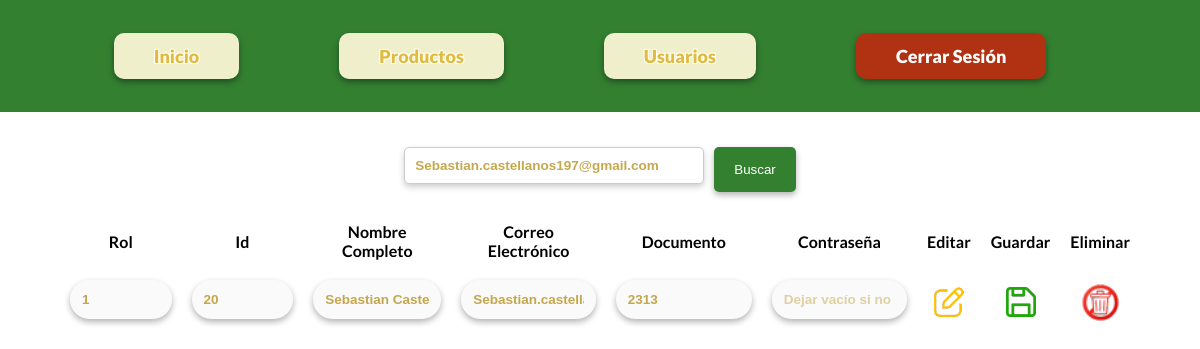
The page /crud/control_Usuarios.php?buscar=Sebastian.castellanos197@gmail.com (signed in) on the database as committed earlier.
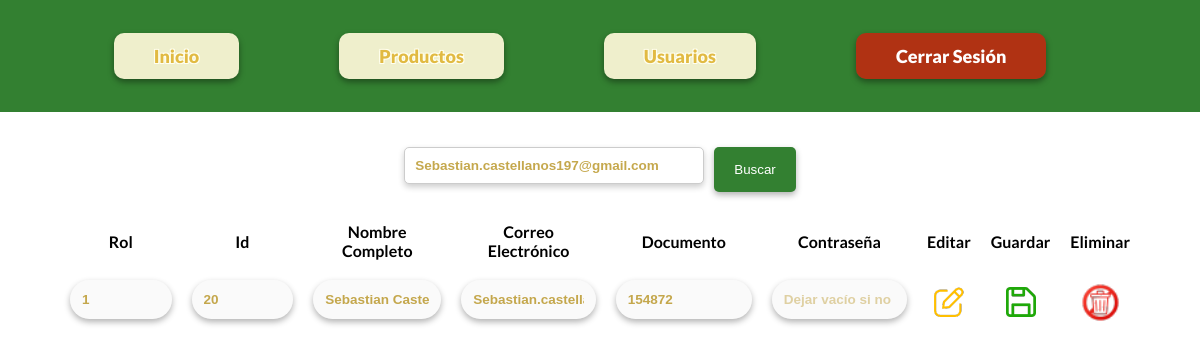
The same page on the database as committed later.
### tables this page shows
CREATE TABLE `usuarios` (
  `id` int(11) NOT NULL,
  `nombre_completo` varchar(70) NOT NULL,
  `correo_electronico` varchar(70) NOT NULL,
  `documento` int(15) NOT NULL,
  `contrasenia` varchar(255) NOT NULL,
  `id_rol` int(11) NOT NULL DEFAULT 1
);

### crud/control_Usuarios.php (the view, shortened to what this page needs)
<?php
include '../php/conexion_be.php';
$buscar = isset($_GET['buscar']) ? $_GET['buscar'] : '';
$sql = "SELECT * FROM usuarios";
if (!empty($buscar)) {
    $sql .= " WHERE correo_electronico LIKE '%$buscar%' OR documento LIKE '%$buscar%'";
}
$result = mysqli_query($conexion, $sql);
?>
<!DOCTYPE html>
<html lang="es">
    <head>
        <link rel="stylesheet" href="../css/usuarios_admin.css">
    </head>
    <header>
        <a href="admin.php">Inicio</a>
        <div class="menu">
        <a>Productos</a>
        </div>
            <a href="control_Usuarios.php">Usuarios</a>
            <a href="../php/cerrar_sesion.php" class="cerrar_sesion">Cerrar Sesión</a>
    </header>
    <body>
        <form method="GET" action="">
            <input type="text" name="buscar" placeholder="Buscar por correo o documento" value="<?php echo $buscar; ?>">
            <button type="submit" class="buscar">Buscar</button>
        </form>
        <table>
            <thead>
                <tr>
                    <th>Rol</th>
                    <th>Id</th>
                    <th>Nombre Completo</th>
                    <th>Correo Electrónico</th>
                    <th>Documento</th>
                    <th>Contraseña</th>
                    <th>Editar</th>
                    <th>Guardar</th>
                    <th>Eliminar</th>
                </tr>
            </thead>
            <tbody>
                <?php while ($mostrar = mysqli_fetch_array($result)) { ?>
                <tr id="fila-<?php echo $mostrar['id']; ?>">
                    <form method="POST" action="">
                        <td><input type="text" name="id_rol" value="<?php echo $mostrar['id_rol']; ?>" disabled></td>
                        <td><input type="text" name="id" value="<?php echo $mostrar['id']; ?>" readonly disabled></td>
                        <td><input type="text" name="nombre_completo" value="<?php echo $mostrar['nombre_completo']; ?>" disabled></td>
                        <td><input type="email" name="correo_electronico" value="<?php echo $mostrar['correo_electronico']; ?>" disabled></td>
                        <td><input type="text" name="documento" value="<?php echo $mostrar['documento']; ?>" disabled></td>
                        <td><input type="password" name="contrasenia" placeholder="Dejar vacío si no se cambia" disabled></td>
                        <td>
                            <button type="button" onclick="habilitarEdicion(<?php echo $mostrar['id']; ?>)"><img src="../images/crud/1.png" alt="Editar"></button>
                        </td>
                        <td>
                            <button type="submit" name="btnGuardar" value="<?php echo $mostrar['id']; ?>" disabled><img src="../images/crud/3.png" alt="Guardar"></button>
                        </td>
                    </form>
                    <td>
                        <form action="eliminar.php" method="POST" class="eliminar2">
                            <button type="submit" onclick="return confirm('¿Estás seguro de que deseas eliminar este usuario?');">
                                <img class="eliminar" src="../images/crud/2.png" alt="Eliminar">
                            </button>
                        </form>
                    </td>
                </tr>
                <?php } ?>
            </tbody>
        </table>
    </body>
</html>

Rows that differ between the two databases and show on the page:
changed usuarios "Sebastian Castellanos Carvajal": documento "2313" → "154872"
